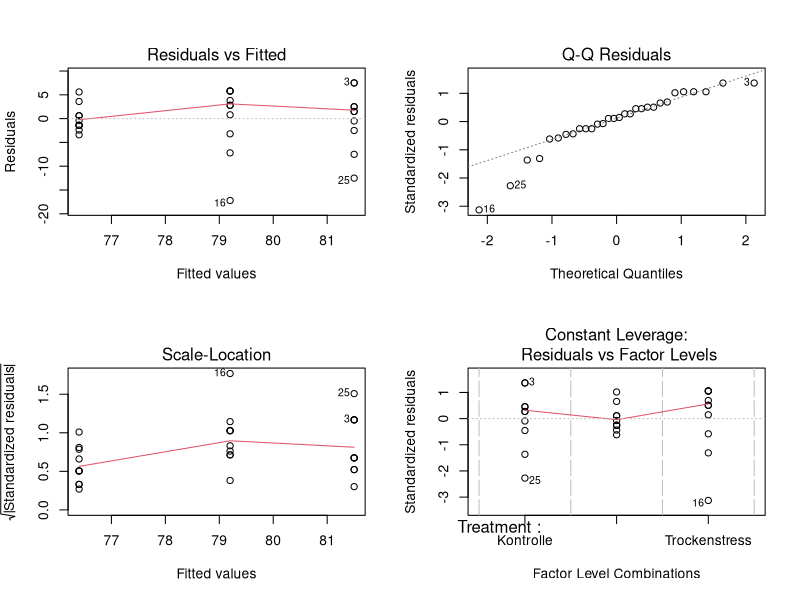
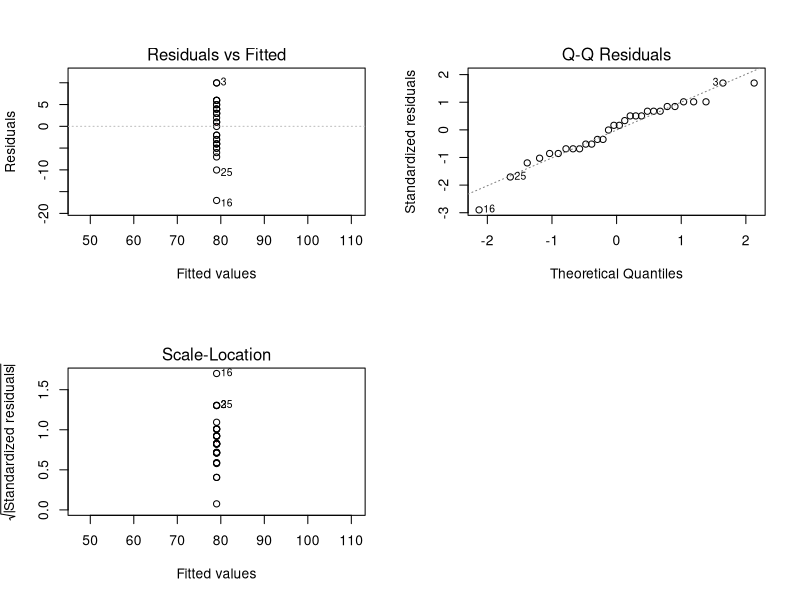
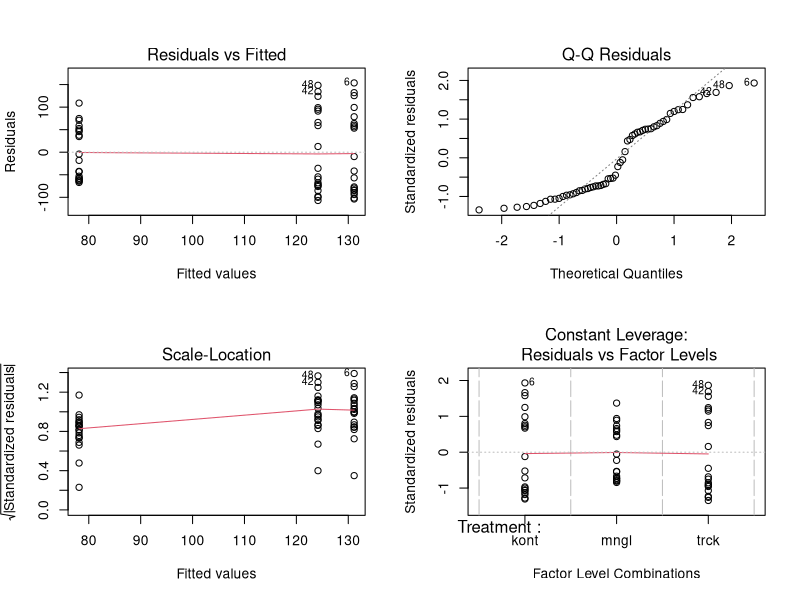
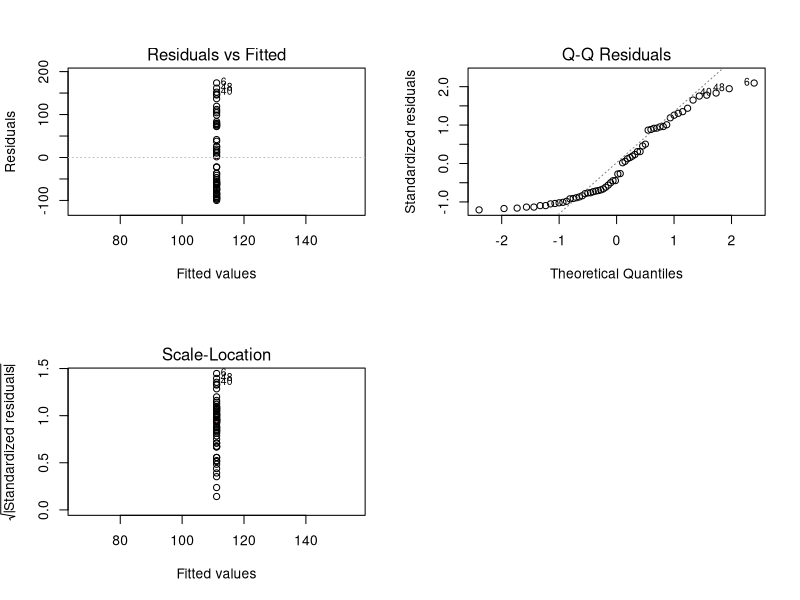
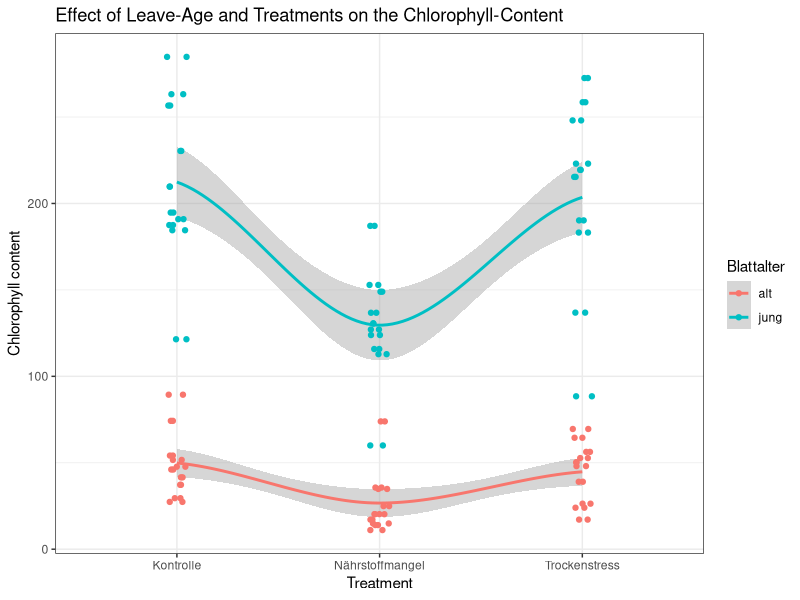
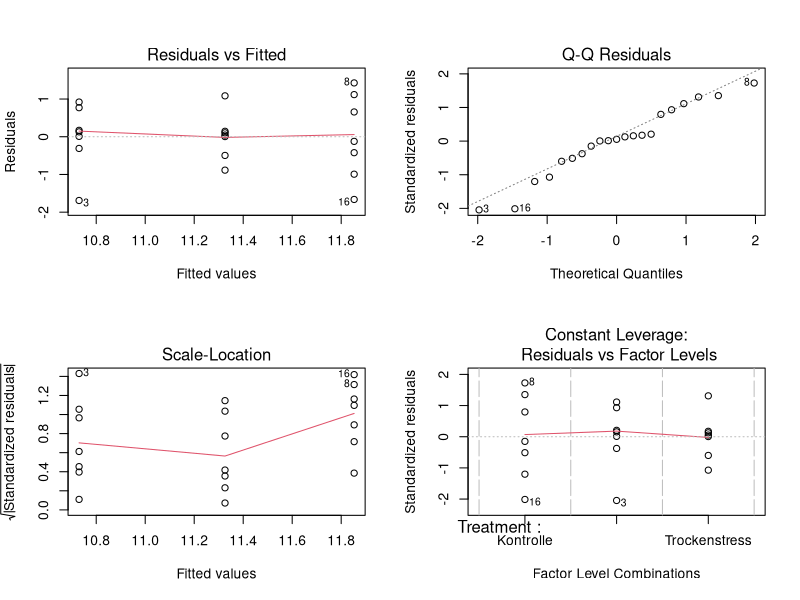
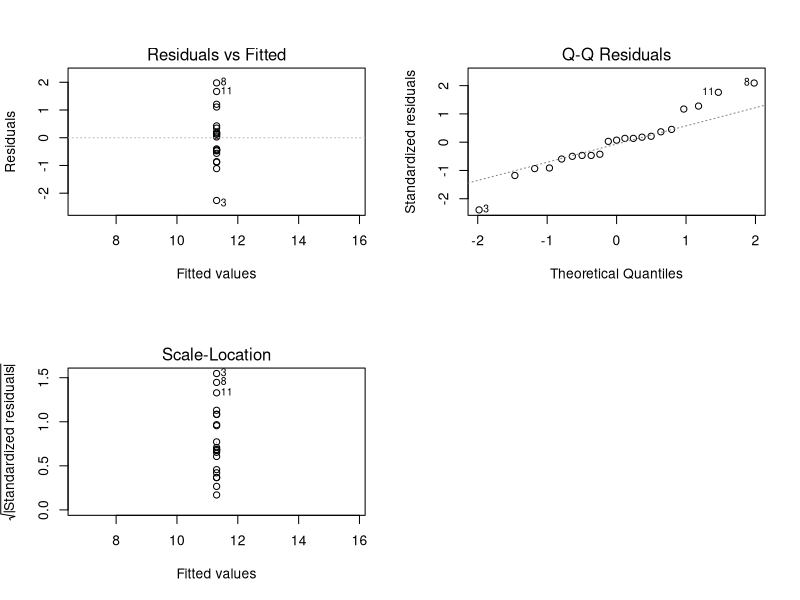

Write the R code that produced these figures, in order.
library(tidyverse)
library(readxl)
library(gridExtra)
library(ggpubr)
library(reshape2)
library(lme4)

maize <- read_excel("Maize dataset.xlsx")

#statistics
#testing if the treatments are effecting the Plantheight
height <- maize[!duplicated(maize$Pflanzennummer), ]

h1 <- lm(Pflanzenhoehe ~ Treatment, data = height)
summary(h1)

h0 <- lm(Pflanzenhoehe ~ 1, data = height)
summary(h0)

par(mfrow = c(2, 2))
plot(h1)
plot(h0)
par(mfrow = c(1, 1))

anova(h1, h0) #h1 seems to be the better model
#p-value if we expect this to be nd: 0.1628 -> Treatments have an effect on plant height
#which however is not significant


#testing if the treatments/leave age are effecting the chl_labor content
lab <- maize[!duplicated(maize$Chl_Labor), ]

lab$Treatment[lab$Treatment == "Nährstoffmangel"] <- "mngl"
lab$Treatment[lab$Treatment == "Trockenstress"] <- "trck"
lab$Treatment[lab$Treatment == "Kontrolle"] <- "kont" #names were to long for the lmer function

h2 <- lmer(Chl_Labor ~ Treatment + (1 | Blattalter), data = lab)
summary(h2)
#the variance dependent on the leave age is much higher than the residual variance, the
#variance dependent on the leave age appears to be significantly different from zero

confint(h2, parm = "sd_(Intercept)|Blattalter", level=0.95, 
        method = "profile", oldNames = F)
#Conclusion: The confidence interval for the standard deviation does not include zero; 
#-> reject the null hypothesis that the variance is zero.
#a significant effect of leave age on the chlorophyll content can be shown 

h3 <- lmer(Chl_Labor ~ (1 | Blattalter), data = lab)

summary(h3)
anova(h2, h3)#h2 seems to be the better model
#p-value: 4.006e-05 -> Treatments have a significant effect on the chlorophyll content

###
h1 <- lm(Chl_Labor ~ Treatment, data = lab)
summary(h1)

h0 <- lm(Chl_Labor ~ 1, data = lab)
summary(h0)

par(mfrow = c(2, 2))
plot(h1)
plot(h0)
par(mfrow = c(1, 1))

anova(h1, h0) #h1 seems to be the better model
#p-value if we expect this to be nd: 0.09161 -> Treatments have an effect on the 
#chlorophyll content, which however is not significant
###


#interaction plot
ggplot(maize, aes(x = Treatment, y = Chl_Labor, col = Blattalter)) + 
  geom_smooth(aes(group = Blattalter)) + 
  geom_jitter(width = 0.05, height = 0) + 
  ggtitle("Effect of Leave-Age and Treatments on the Chlorophyll-Content") + 
  ylab("Chlorophyll content") +
  xlab("Treatment") +
  theme_bw()

#this shows that we have a strong leave age effect, a small treatment effect and a small
#interaction between those two effects 

#checking if the treatments effect the DM
tm <- slice(height, 10:30)
tm <- transform(tm, TM_Ganze_Pflanze = as.numeric(TM_Ganze_Pflanze))

h1 <- lm(TM_Ganze_Pflanze ~ Treatment, data = tm)
summary(h1)

h0 <- lm(TM_Ganze_Pflanze ~ 1, data = tm)
summary(h0)

par(mfrow = c(2, 2))
plot(h1)
plot(h0)
par(mfrow = c(1, 1))

anova(h1, h0) #h1 seems to be the better model
#p-value if we expect this to be nd: 0.08914 -> Treatments have an effect on the 
#dry matter content, which however is not significant
